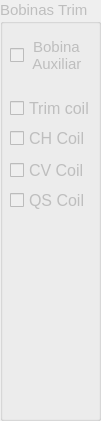
     <widget class="QGroupBox" name="groupBox_40">
      <property name="enabled">
       <bool>false</bool>
      </property>
      <property name="geometry">
       <rect>
        <x>0</x>
        <y>210</y>
        <width>101</width>
        <height>421</height>
       </rect>
      </property>
      <property name="font">
       <font>
        <pointsize>11</pointsize>
       </font>
      </property>
      <property name="title">
       <string>Bobinas Trim</string>
      </property>
      <widget class="QCheckBox" name="check_aux">
       <property name="geometry">
        <rect>
         <x>10</x>
         <y>30</y>
         <width>81</width>
         <height>51</height>
        </rect>
       </property>
       <property name="toolTip">
        <string>&lt;html&gt;&lt;head/&gt;&lt;body&gt;&lt;p&gt;&lt;span style=&quot; font-size:11pt;&quot;&gt;Marcando esta caixa, o programa registrará a corrente nas bobinas Trim (Auxiliares) do ímã. &lt;/span&gt;&lt;/p&gt;&lt;/body&gt;&lt;/html&gt;</string>
       </property>
       <property name="text">
        <string> Bobina
 Auxiliar</string>
       </property>
      </widget>
      <widget class="QCheckBox" name="check_chCoil">
       <property name="enabled">
        <bool>false</bool>
       </property>
       <property name="geometry">
        <rect>
         <x>10</x>
         <y>130</y>
         <width>81</width>
         <height>16</height>
        </rect>
       </property>
       <property name="font">
        <font>
         <pointsize>12</pointsize>
        </font>
       </property>
       <property name="text">
        <string>CH Coil</string>
       </property>
      </widget>
      <widget class="QCheckBox" name="check_TrimCoil">
       <property name="enabled">
        <bool>false</bool>
       </property>
       <property name="geometry">
        <rect>
         <x>10</x>
         <y>100</y>
         <width>81</width>
         <height>16</height>
        </rect>
       </property>
       <property name="font">
        <font>
         <pointsize>12</pointsize>
        </font>
       </property>
       <property name="text">
        <string>Trim coil</string>
       </property>
      </widget>
      <widget class="QCheckBox" name="check_cvCoil">
       <property name="enabled">
        <bool>false</bool>
       </property>
       <property name="geometry">
        <rect>
         <x>10</x>
         <y>160</y>
         <width>81</width>
         <height>21</height>
        </rect>
       </property>
       <property name="font">
        <font>
         <pointsize>12</pointsize>
        </font>
       </property>
       <property name="text">
        <string>CV Coil</string>
       </property>
      </widget>
      <widget class="QCheckBox" name="check_qsCoil">
       <property name="enabled">
        <bool>false</bool>
       </property>
       <property name="geometry">
        <rect>
         <x>10</x>
         <y>190</y>
         <width>81</width>
         <height>21</height>
        </rect>
       </property>
       <property name="font">
        <font>
         <pointsize>12</pointsize>
        </font>
       </property>
       <property name="text">
        <string>QS Coil</string>
       </property>
      </widget>
     </widget>
